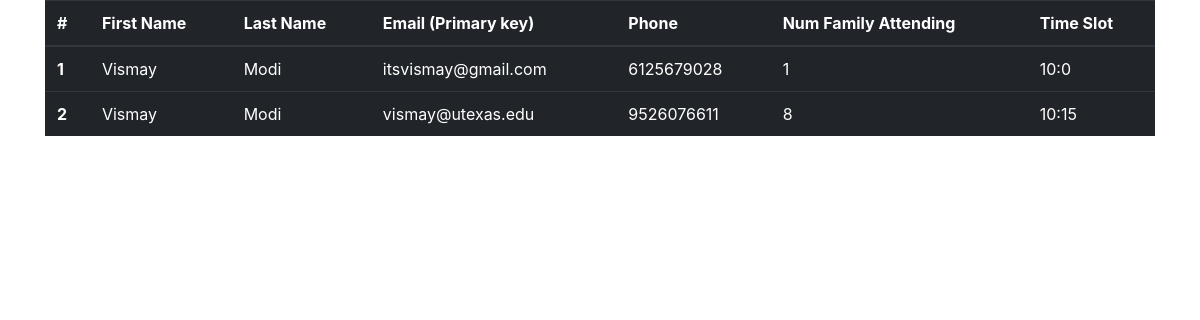
/admin, run on an earlier commit of the app's database.
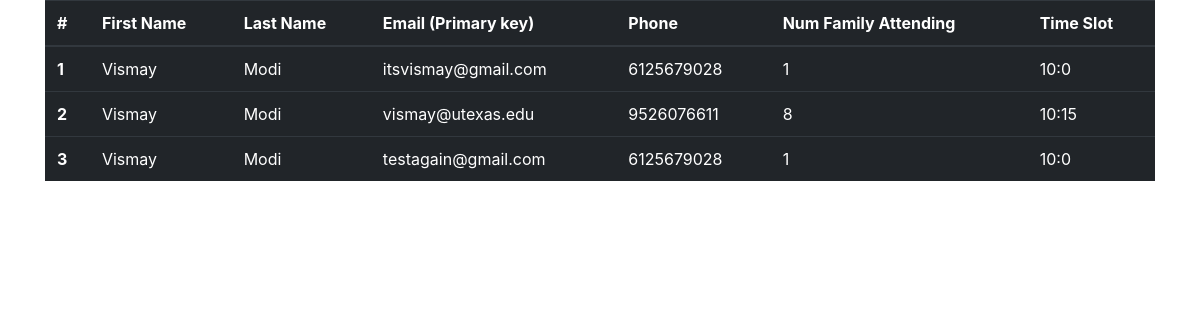
And on a later commit of the database.
### flask_app.py (models this page shows, shortened)
class Person(db.Model):
	__tablename__ = 'registration'
	tmstmp = db.Column(db.Time)
	firstName = db.Column(db.String(128))
	lastName = db.Column(db.String(128))
	email = db.Column(db.String(128), primary_key=True)
	phone = db.Column(db.String(128))
	numAttending = db.Column(db.Integer)
	timeslot = db.Column(db.Integer)

### flask_app.py (the view)
@app.route('/admin', methods=["GET"])
@basic_auth.required
def admin():
	people = Person.query.all()
	return render_template('admin.html', allPeople=people)

### templates/admin.html (shortened to what this page needs)
<head>
    <link rel="stylesheet" href="https://stackpath.bootstrapcdn.com/bootstrap/4.1.3/css/bootstrap.min.css">
</head>
<body>
    <div class="container">
    	<table class="table table-dark">
      <thead>
        <tr>
          <th scope="col">#</th>
          <th scope="col">First Name</th>
          <th scope="col">Last Name</th>
          <th scope="col">Email (Primary key)</th>
          <th scope="col">Phone</th>
          <th scope="col">Num Family Attending</th>
          <th scope="col">Time Slot</th>
        </tr>
      </thead>
      <tbody>
        {% for e in allPeople %}
        <tr>
          <th scope="row">{{loop.index }}</th>
          <td>{{e.firstName}}</td>
          <td>{{e.lastName}}</td>
          <td>{{e.email}}</td>
          <td>{{e.phone}}</td>
          <td>{{e.numAttending}}</td>
          <td>{{e.timeslot//100}}:{{e.timeslot%100}}</td>
        </tr>
        {% endfor %}
      </tbody>
    </table>
	</div>
</body>

What changed in the data, as far as the page shows it:
added Person: firstName "Vismay", lastName "Modi", email "testagain@gmail.com", phone "6125679028", numAttending "1", timeslot "10", e.timeslot%100 "0"
